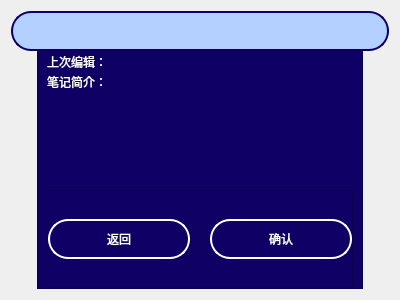
<?xml version="1.0" encoding="UTF-8"?>
<ui version="4.0">
 <class>noteEntryModal</class>
 <widget class="QFrame" name="noteEntryModal">
  <property name="geometry">
   <rect>
    <x>0</x>
    <y>0</y>
    <width>400</width>
    <height>300</height>
   </rect>
  </property>
  <property name="windowTitle">
   <string>Frame</string>
  </property>
  <layout class="QGridLayout" name="gridLayout">
   <property name="verticalSpacing">
    <number>0</number>
   </property>
   <item row="1" column="0">
    <widget class="QLabel" name="label">
     <property name="maximumSize">
      <size>
       <width>20</width>
       <height>16777215</height>
      </size>
     </property>
     <property name="text">
      <string/>
     </property>
    </widget>
   </item>
   <item row="1" column="1">
    <widget class="QFrame" name="frame">
     <property name="styleSheet">
      <string notr="true">background-color: rgb(14, 0, 100);
color: rgb(255, 255, 255);</string>
     </property>
     <property name="frameShape">
      <enum>QFrame::StyledPanel</enum>
     </property>
     <property name="frameShadow">
      <enum>QFrame::Raised</enum>
     </property>
     <layout class="QGridLayout" name="gridLayout_3">
      <property name="topMargin">
       <number>0</number>
      </property>
      <property name="bottomMargin">
       <number>0</number>
      </property>
      <property name="verticalSpacing">
       <number>0</number>
      </property>
      <item row="0" column="0">
       <widget class="QLabel" name="label_4">
        <property name="maximumSize">
         <size>
          <width>80</width>
          <height>20</height>
         </size>
        </property>
        <property name="text">
         <string>上次编辑：</string>
        </property>
        <property name="wordWrap">
         <bool>false</bool>
        </property>
       </widget>
      </item>
      <item row="0" column="1">
       <widget class="QLabel" name="time">
        <property name="maximumSize">
         <size>
          <width>16777215</width>
          <height>20</height>
         </size>
        </property>
        <property name="text">
         <string/>
        </property>
        <property name="wordWrap">
         <bool>false</bool>
        </property>
       </widget>
      </item>
      <item row="1" column="0" colspan="2">
       <widget class="QLabel" name="label_3">
        <property name="maximumSize">
         <size>
          <width>16777215</width>
          <height>20</height>
         </size>
        </property>
        <property name="text">
         <string>笔记简介：</string>
        </property>
        <property name="wordWrap">
         <bool>false</bool>
        </property>
       </widget>
      </item>
      <item row="3" column="0" colspan="2">
       <widget class="QFrame" name="frame_2">
        <property name="frameShape">
         <enum>QFrame::StyledPanel</enum>
        </property>
        <property name="frameShadow">
         <enum>QFrame::Raised</enum>
        </property>
        <layout class="QGridLayout" name="gridLayout_2">
         <property name="leftMargin">
          <number>0</number>
         </property>
         <property name="topMargin">
          <number>0</number>
         </property>
         <property name="rightMargin">
          <number>0</number>
         </property>
         <property name="bottomMargin">
          <number>0</number>
         </property>
         <property name="horizontalSpacing">
          <number>20</number>
         </property>
         <property name="verticalSpacing">
          <number>0</number>
         </property>
         <item row="0" column="0">
          <widget class="QPushButton" name="cancel">
           <property name="minimumSize">
            <size>
             <width>0</width>
             <height>40</height>
            </size>
           </property>
           <property name="styleSheet">
            <string notr="true">QPushButton{background-color: rgb(14, 0, 100); border-radius: 20px;  border:2px solid white;}</string>
           </property>
           <property name="text">
            <string>返回</string>
           </property>
          </widget>
         </item>
         <item row="0" column="1">
          <widget class="QPushButton" name="confirm">
           <property name="minimumSize">
            <size>
             <width>0</width>
             <height>40</height>
            </size>
           </property>
           <property name="styleSheet">
            <string notr="true">QPushButton{background-color: rgb(14, 0, 100); border-radius: 20px;  border:2px solid white;}</string>
           </property>
           <property name="text">
            <string>确认</string>
           </property>
          </widget>
         </item>
        </layout>
       </widget>
      </item>
      <item row="2" column="0" colspan="2">
       <widget class="QLabel" name="introduction">
        <property name="text">
         <string/>
        </property>
        <property name="alignment">
         <set>Qt::AlignLeading|Qt::AlignLeft|Qt::AlignTop</set>
        </property>
        <property name="wordWrap">
         <bool>true</bool>
        </property>
       </widget>
      </item>
     </layout>
    </widget>
   </item>
   <item row="1" column="2">
    <widget class="QLabel" name="label_2">
     <property name="maximumSize">
      <size>
       <width>20</width>
       <height>16777215</height>
      </size>
     </property>
     <property name="text">
      <string/>
     </property>
    </widget>
   </item>
   <item row="0" column="0" colspan="3">
    <widget class="QPushButton" name="name">
     <property name="enabled">
      <bool>false</bool>
     </property>
     <property name="minimumSize">
      <size>
       <width>0</width>
       <height>40</height>
      </size>
     </property>
     <property name="styleSheet">
      <string notr="true">QPushButton{background-color: rgb(179, 208, 255); border-radius: 20px;  border:2px solid rgb(14, 0, 100);color:black;}</string>
     </property>
     <property name="text">
      <string/>
     </property>
     <property name="flat">
      <bool>true</bool>
     </property>
    </widget>
   </item>
  </layout>
 </widget>
 <resources/>
 <connections/>
</ui>
